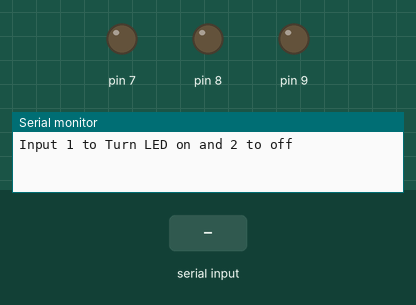
This sketch was run on a simulated Arduino Uno, built with avr-gcc and run on an emulated ATmega328P. On the bench: output pins drawn as LEDs (lit = HIGH), the last lines printed to the serial monitor. The test bench sets the inputs (shaded band).

Above: at 1.2 s.
1.3 s: "1\n" received over Serial
At 2.3 s:
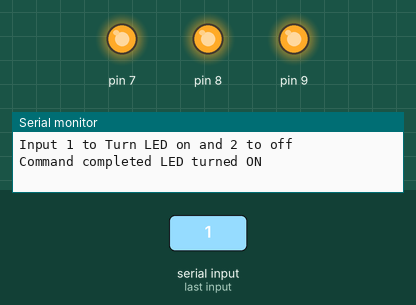
2.8 s: "2\n" received over Serial
At 3.4 s:
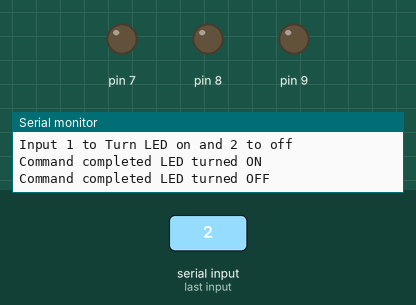
Timing chart, 0 to 5.8 s (numbered marks = the images above; inputs shaded):
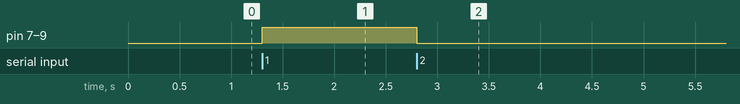

The sketch:

rasptest.ino
```cpp
void setup()

{

pinMode(7, OUTPUT);
pinMode(8, OUTPUT);
pinMode(9, OUTPUT);

Serial.begin(9600);

while (!Serial);

Serial.println("Input 1 to Turn LED on and 2 to off");

}

void loop() {

if (Serial.available())

{

int state = Serial.parseInt();

if (state == 1)

{

digitalWrite(7, HIGH);
digitalWrite(8, HIGH);
digitalWrite(9, HIGH);

Serial.println("Command completed LED turned ON");

}

if (state == 2)

{

digitalWrite(7, LOW);
digitalWrite(8, LOW);
digitalWrite(9, LOW);

Serial.println("Command completed LED turned OFF");

}

}

}
```

Measured:
- after the input at 1.3 s, pin 7–9: LOW → HIGH at once
- after the input at 2.8 s, pin 7–9: HIGH → LOW at once
